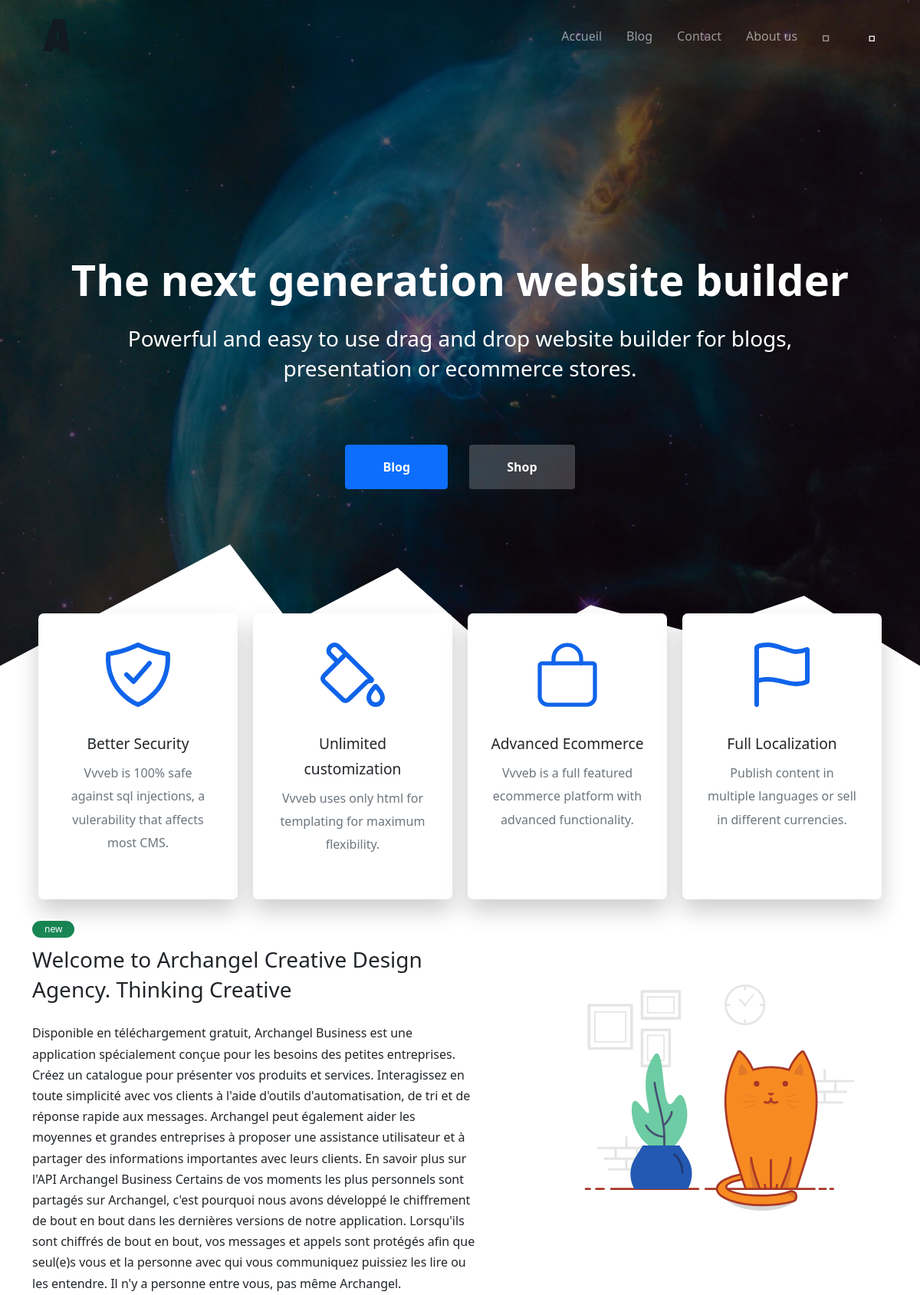
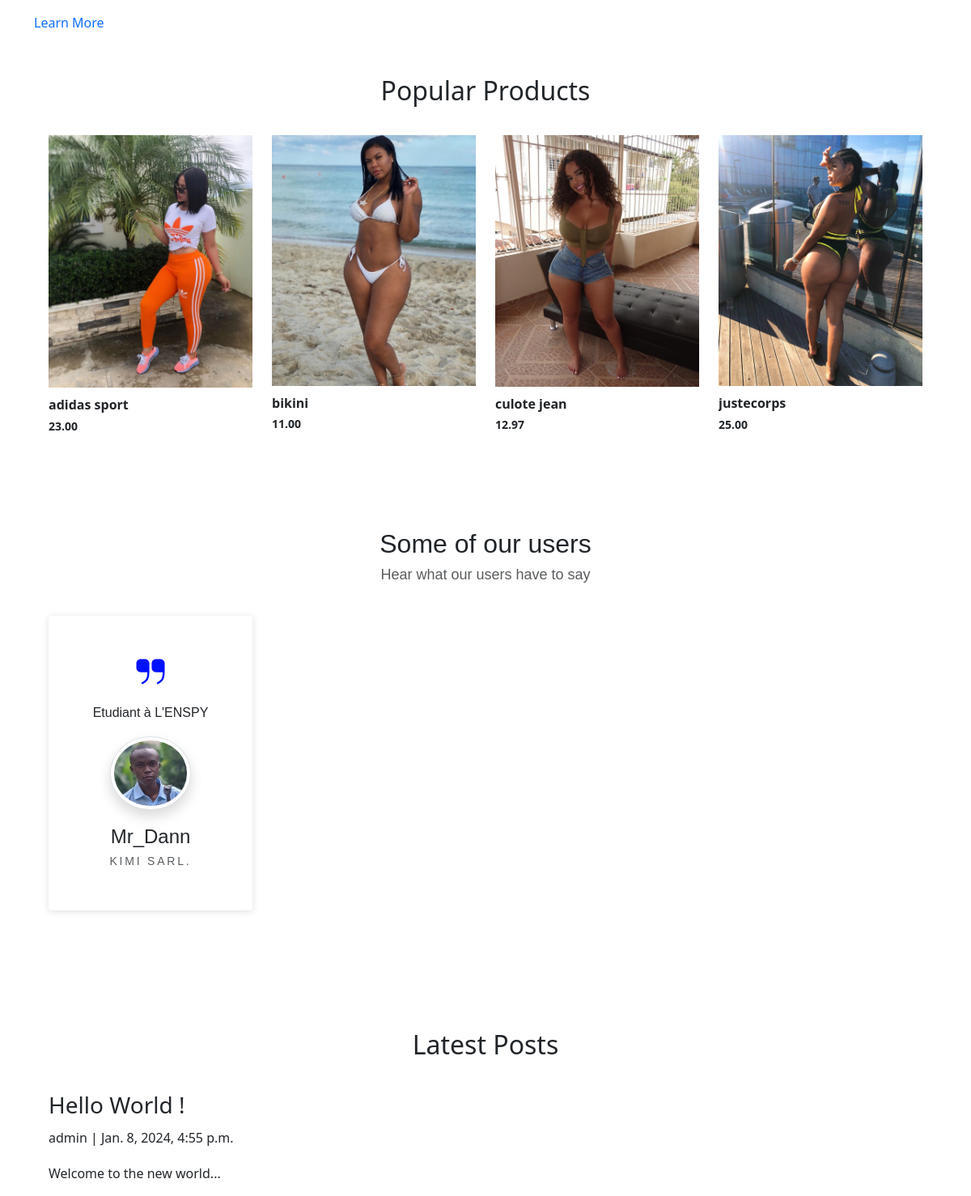
The page / (upper part) on the database its author committed (2 pictures, top to bottom).
### shop/models.py (models this page shows, shortened)
class Product(models.Model):
    category = models.ForeignKey(Category, related_name='products',
                                 on_delete=models.CASCADE)
    name = models.CharField(max_length=200, db_index=True)
    slug = models.SlugField(max_length=200, db_index=True)
    image = models.ImageField(upload_to='products/%Y/%m/%d', blank=True)
    carousel0 = models.ImageField(upload_to='products/%Y/%m/%d', blank=True)
    carousel1 = models.ImageField(upload_to='products/%Y/%m/%d', blank=True)
    carousel2 = models.ImageField(upload_to='products/%Y/%m/%d', blank=True)
    carousel3 = models.ImageField(upload_to='products/%Y/%m/%d', blank=True)
    description = models.TextField(blank=True)
    price = models.DecimalField(max_digits=10, decimal_places=2)
    available = models.BooleanField(default=True)
    created = models.DateTimeField(auto_now_add=True)
    updated = models.DateTimeField(auto_now=True)
    class Meta:
        ordering = ('name',)
        index_together = (('id', 'slug'),)
    def get_absolute_url(self):
        return reverse('shop:product_detail', args=[self.id, self.slug])

### blog/models.py (models this page shows, shortened)
class Post(models.Model):
    CATEGORY_CHOICES = (
        ("1", "Programming/Technology"),
        ("2", "Health/Fitness"),
        ("3", "Personal"),
        ("4", "Fashion"),
        ("5", "Food"),
        ("6", "Travel"),
        ("7", "Business"),
        ("8", "Art"),
        ("9", "Other"),
    )
    category = models.CharField(
        max_length = 20,
        choices = CATEGORY_CHOICES,
        default = '1'
        )
    title = models.CharField(max_length=200, unique=True)
    slug = models.SlugField(max_length=200, unique=True, editable=False)
    author = models.ForeignKey(User, on_delete= models.CASCADE)
    updated_on = models.DateTimeField(auto_now= True)
    content = models.TextField()
    created_on = models.DateTimeField(auto_now_add=True)
    read_count = models.IntegerField(default=0, editable=False)
    read_time = models.IntegerField(default=0, editable=False)
    likes = models.ManyToManyField(User, blank=True, related_name='post_likes')
    image = models.ImageField(null=True, blank=True, upload_to='images/')
    tags = TaggableManager(blank=True)
    class Meta:
        ordering = ['-created_on']

### core/views.py (the view)
# urls.py: path('', views.postlist, name='home'),
def home(request):
    category = None
    categories = Category.objects.all()
    products = list(Product.objects.filter(available=True))[:4]
    post = list(Post.objects.all())[:3]
    context = {'category': category, 'categories': categories, 'products': products, 'posts': post}
    return render(request,'core/index.html',context=context)

### shop/context_processors.py (called while the page is built)
def cart(request):
    return {'cart': Cart(request)}

### core/templates/core/index.html (shortened to what this page needs)
{% load static %}
{% load crispy_forms_tags %}
<!DOCTYPE html>
<html lang="en">
<head>
  <link id="landing-css" href="{% static "core/css/style.bundle.css" %}" rel="stylesheet" media="screen">
</head>
<body class="home">
  <nav class="navigation-3 clearfix fixed-top transparent" title="navigation-3">
    <div class="navbar navbar-expand-md navbar-dark">
      <div class="container">
        <div data-v-component-site>
          <a class="navbar-brand" href="/" data-v-url-params='{"host":"www.*.*"}'>
            <img src="{% static "logo.png" %}" alt="Site logo dark" loading="lazy" class="logo-default-dark" data-v-site-logo-dark>
          </a>
        </div>
        <div class="collapse navbar-collapse" id="navbar" data-v-component-menu="header" data-v-slug="main-menu">
          <ul class="navbar-nav ms-auto" data-v-menu-items>
            <li class="nav-item dropdown" data-v-menu-item data-v-class-if-has-dropdown="category.children > 0">
              <a class="nav-link" href="{% url "core:home" %}" data-v-class-if-dropdown-toggle="category.children > 0" aria-expanded="false" data-v-menu-item-url>
                <span data-v-menu-item-name>Accueil</span>
              </a>
            </li>
            <li class="nav-item" data-v-menu-item>
              <a class="nav-link" href="{% url "home" %}" data-v-menu-item-url>
                <span data-v-menu-item-name>Blog</span>
              </a>
            </li>
            <li class="nav-item" data-v-menu-item>
              <a class="nav-link" href="#" data-v-menu-item-url>
                <span data-v-menu-item-name>Contact</span>
              </a>
            </li>
            <li class="nav-item" data-v-menu-item>
              <a class="nav-link" href="#" data-v-menu-item-url>
                <span data-v-menu-item-name>About us</span>
              </a>
            </li>
            <li class="nav-toggle">
              <div class="dropdown user-box nav-item">
                <a class="dropdown-toggle nav-link " href="#" role="button" id="user-dropdown" data-bs-toggle="dropdown" aria-expanded="false" data-v-url="user/index">
                  <i class="la la-lg la-user"></i>
                </a>
              </div>
            </li>
          </ul>
          <div class="search-area toggle-hover">
            <form action="/search" method="get" data-v-action="/search">
              <div class="input-group">
                <button class="btn border-0" type="submit" title="Search">
                  <div class="la-flip-horizontal">
                    <i class="la la-search la-lg" aria-hidden="true"></i>
                  </div>
                </button>
              </div>
            </form>
          </div>
        </div>
      </div>
    </div>
  </nav>
  <header class="hero-3" title="hero-3">
    <div class="container">
      <div>
        <div class="row align-items-center justify-content-center text-center">
          <div class="col-lg-12">
            <h1 class="heading text-white mb-3" data-aos="fade-up" data-aos-delay="100">The next generation website builder</h1>
            <h2 class="text-white h3" data-aos="fade-up" data-aos-delay="100">Powerful and easy to use drag and drop website builder for blogs,
              <br /> presentation or ecommerce stores.
            </h2>
            <div class="buttons" data-aos="fade-up" data-aos-delay="300">
              <a href="{% url "home" %}" class="btn btn-primary text-white me-4">Blog</a>
              <a href="{% url "shop:home" %}" class="btn btn-white text-white">Shop</a>
            </div>
          </div>
        </div>
      </div>
    </div>
    <div class="separator bottom">
    </div>
    <div class="overlay">
    </div>
    <div class="background-container">
      <img src="{% static "core/img/hero-3.jpg" %}" alt="Hero background">
    </div>
  </header>
  <section class="showcase-3" title="showcase-3">
    <div class="container">
      <div class="row g-1 justify-content-center">
        <div class="col-12 col-sm-6 col-md-6 col-lg-3" data-aos="fade-up" data-aos-delay="100">
          <div class="feature">
            <div class="font-container text-center">
            </div>
            <h3>
              <a href="#">Better Security</a>
            </h3>
            <p class="text-center">Vvveb is 100% safe against sql injections, a vulerability that affects most CMS.</p>
          </div>
        </div>
        <div class="col-12 col-sm-6 col-md-6 col-lg-3" data-aos="fade-up" data-aos-delay="200">
          <div class="feature">
            <div class="font-container text-center">
            </div>
            <h3>
              <a href="#">Unlimited customization</a>
            </h3>
            <p class="text-center">Vvveb uses only html for templating for maximum flexibility.</p>
          </div>
        </div>
        <div class="col-12 col-sm-6 col-md-6 col-lg-3" data-aos="fade-up" data-aos-delay="300">
          <div class="feature">
            <div class="font-container text-center">
            </div>
            <h3>
              <a href="#">Advanced Ecommerce</a>
            </h3>
            <p class="text-center">Vvveb is a full featured ecommerce platform with advanced functionality.</p>
          </div>
        </div>
        <div class="col-12 col-sm-6 col-md-6 col-lg-3" data-aos="fade-up" data-aos-delay="400">
          <div class="feature">
            <div class="font-container text-center">
            </div>
            <h3>
              <a href="#">Full Localization</a>
            </h3>
            <p class="text-center">Publish content in multiple languages or sell in different currencies.</p>
          </div>
        </div>
      </div>
    </div>
  </section>
  <section class="features-1 bg-alternate" title="features-1">
    <div class="container">
      <div class="row wrap">
        <div class="col-md-7 align-self-center">
          <div class="max-box">
            <span class="badge  bg-success rounded-pill px-3">new</span>
            <h3 class="mt-2">Welcome to <span>Archangel Creative </span> Design Agency. Thinking Creative</h3>
            <div class="mt-4">
              <p> Disponible en téléchargement gratuit, Archangel Business est une application spécialement conçue pour les besoins des petites entreprises. Créez un catalogue pour présenter vos produits et services. Interagissez en toute simplicité avec vos clients à l'aide d'outils d'automatisation, de tri et de réponse rapide aux messages.
                Archangel peut également aider les moyennes et grandes entreprises à proposer une assistance utilisateur et à partager des informations importantes avec leurs clients. En savoir plus sur l'API Archangel Business
                Certains de vos moments les plus personnels sont partagés sur Archangel, c'est pourquoi nous avons développé le chiffrement de bout en bout dans les dernières versions de notre application. Lorsqu'ils sont chiffrés de bout en bout, vos messages et appels sont protégés afin que seul(e)s vous et la personne avec qui vous communiquez puissiez les lire ou les entendre. Il n'y a personne entre vous, pas même Archangel.
              </p>
            </div>
            <a href="#" tile="Code editor features" role="button">Learn More</a>
          </div>
        </div>
        <div class="col-md-5 col-md-5">
          <img src="{% static "core/img/day68-happy-cat.svg" %}" alt="happy cat" loading="lazy" class="img-fluid" />
        </div>
      </div>
    </div>
  </section>
  <section class="products-1" title="latest-products-1">
    <div class="container">
      <div class="row">
        <div class="col-12">
          <div class="section-heading text-center">
            <h2>Popular Products</h2>
          </div>
        </div>
      </div>
    </div>
    <div class="container" data-v-component-products="popular" data-v-limit="8" data-v-image_size="medium">
      <div class="row">
        {% for product in products%}
        <div class="col-md-3" data-v-product>
          <article class="single-product-wrapper">
            <div class="product-image">
              <a href="{{ product.get_absolute_url }}" data-v-product-url>
                <img src="{{ product.image.url }}" loading="lazy" data-v-product-alt alt="" data-v-size="thumb" loading="lazy" data-v-product-image />
              </a>
            </div>
            <div class="product-content">
              <a href="{{ product.get_absolute_url }}" class="text-body" data-v-product-url>
                <span data-v-product-name>{{product.name}}</span>
              </a>
              <p class="product-price" data-v-product-price_tax_formatted>{{product.price}}</p>
            </div>
          </article>
        </div>
        {% endfor%}
      </div>
    </div>
  </section>
  <section class="testimonials-1 bg-alternate" title="testimonials-1">
    <div class="container">
      <div class="row justify-content-center mb-4">
        <div class="col-md-7 text-center">
          <h2 class="mb-1">Some of our users</h2>
          <h3 class="lead text-muted mb-3">Hear what our users have to say</h3>
        </div>
      </div>
      <div class="row text-center">
        <div class="col-xl-3 col-sm-6 mb-5">
          <div class="rounded testimonial">
            <p class="mt-3">Etudiant à L'ENSPY</p>
            <img src="{% static "core/img/developer.jpg" %}" alt="team" width="100" class="img-fluid rounded-circle mb-3 img-thumbnail shadow" loading="lazy">
            <h4 class="mb-0">Mr_Dann</h4>
            <span class="small text-uppercase text-muted">KIMI Sarl.</span>
          </div>
        </div>
      </div>
    </div>
  </section>
  <section class="posts-1" title="latest-post-1">
    <div class="container">
      <div class="row">
        <div class="col-12">
          <div class="section-heading text-center">
            <h2>Latest Posts</h2>
          </div>
        </div>
      </div>
    </div>
    <div class="container" data-v-component-posts="posts-1" data-v-limit="3" data-v-image_size="medium">
      <div class="row">
        {% for post in posts %}
        <div class="col-12 col-lg-4 mb-2" data-v-post>
          <h3 class="title">{{ post.title }}</h3>
    <p class="author">{{ post.author }} | {{ post.created_on }}</p>
    <p class="post">
      {{ post.content|slice:":200" }}...
        </div>
        {% endfor %}
      </div>
    </div>
  </section>
  <link rel="stylesheet" href="{% static "core/css/aos.css" %}">
</body>
</html>

### core/templates/core/index.html (style rules this page uses)
.hero-3 { //height:80vh; //background-position:bottom center; }
.hero-3 h1.heading { font-size:56px; line-height:84px; }
.showcase-3 { margin-top:-200px; z-index:3; }

### rows shown on the page
Product: image (picture), name "adidas sport", price "23.00"
Product: image (picture), name "bikini", price "11.00"
Product: image (picture), name "culote jean", price "12.97"
Product: image (picture), name "justecorps", price "25.00"
Post: title "Hello World !", author "admin", created_on "Jan. 8, 2024, 4:55 p.m.", content "Welcome to the new world"
